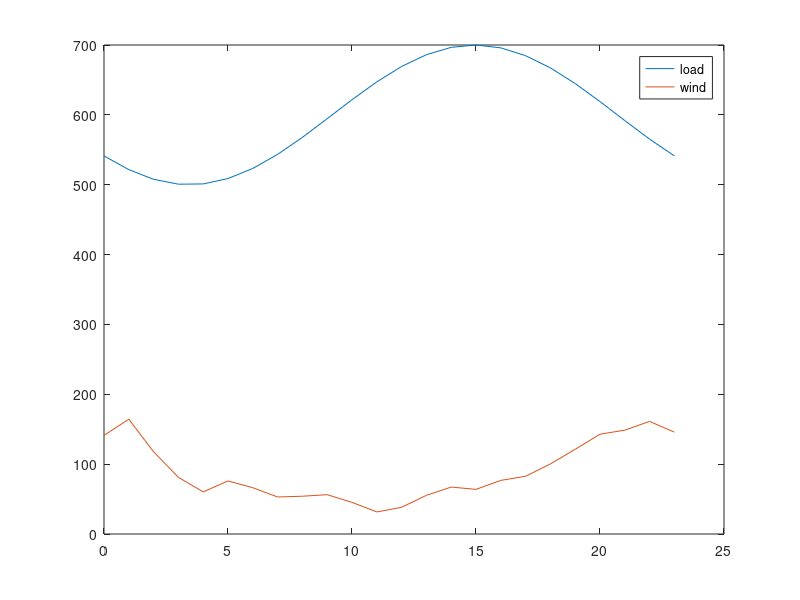

MATLAB code to generate this figure: (Note: this script raises an error after producing the figure.)
clear all

% Runs simulation for the lifetime of the battery

%% Tunables 

life=24480; %this will need to be changed with degradation
Endlife_cap = 0.5;
Starting_cap = 0.8;
Simu_interval = 720; % one month for degredation interval

ESCap = 20; % MW
ESallowed = 0.8;

k_dollar_coal = 2.37; % dollar/mmbtu, 2014: 2.37, 2017: 2.22
k_dollar_gas = 5.00; % dollar/mmbtu, 2014: 5.00, 2017: 3.67

%emissions factors
k_coal = 206*0.453592; % CO2 kg/mmbtu 
k_gas = 117*0.453592; % CO2 kg/mmbtu 
k_coal_nox = 0.227*0.453592;
k_gas_nox = 0.116*0.453592;
k_coal_so2 = 0.15713*0.453592;
k_gas_so2 = 0.001*0.453592;

k_co2=[k_coal,k_coal,k_gas,k_gas]; % for heavy coal
k_nox=[k_coal_nox,k_coal_nox,k_gas_nox,k_gas_nox]; % for heavy coal
k_so2=[k_coal_so2,k_coal_so2,k_gas_so2,k_gas_so2]; % for heavy coal

k_dollar=[k_dollar_coal,k_dollar_coal,k_dollar_gas,k_dollar_gas]; % for heavy coal

Flag_wind=1; % 0 for no renewables 1 for renewables
Flag_solar=0;
t_vec = [0:23]';
load_profile = 100*sin(linspace(-0.8*pi,1.2*pi,length(t_vec)))+600;

%wind bellow
wind = Flag_wind*[141.1454209 164.3588944 117.67492 81.14462355 60.24906746 75.97386229 66.24155752 53.00033944 54.0897504 56.28039471 45.30936663 31.58459838 38.24235306 55.3985323 67.19698144 63.89313544 76.75370188 82.61862694 100.3076893 121.2392963 142.839525 148.6643123 161.1639311 145.8123442]; % wind
%solar bellow
solar = Flag_solar*[0 0 0 0 0 0 0 0 2.761714555 187.1547077 307.7808614 260.2846929 282.7520984 260.9285882 373.699438 294.5867518 181.2343721 0 0 0 0 0 0 0];

wind_profile=(wind+solar);

figure
plot(t_vec,load_profile,t_vec,wind_profile);
legend('load','wind')
fname = 'C:/filepath';
saveas(gca, fullfile(fname,'load'),'fig');

%%
up_min_vec = [12,12,4,4];
down_min_vec = [12,12,4,4];

alpha_load = 0.03;
alpha_wind = 0.05;

mpc = loadcase('case_yl9bus');
baseMVA = mpc.baseMVA;

% Change line constraints
mpc.branch(:,6) = 1000*ones(size(mpc.branch,1),1);

% Change generator limits (ineq, linear)
mpc.gen(1:4,9:10) = [340,136;300,120;80,32;80,32];

%(rows, columns)

%% Calculating coal cost curves
coef_Hunter_3 = [0.0144,21.077,9080,117483];  % Input/output curve, y(1000 Btu/h), x(MW)
x_Hunter = (10:1:100)';
y_Hunter = polyval(coef_Hunter_3,x_Hunter);

coef_Hunter_2 = polyfit(x_Hunter,y_Hunter,2);
y_Hunter_fit = polyval(coef_Hunter_2,x_Hunter);

coef_Hunter_cost = coef_Hunter_2*k_dollar_coal*10^(-3);
cost_Hunter = polyval(coef_Hunter_cost,x_Hunter);

Hunter_max = 100;

g1_max=mpc.gen(1,9);
g2_max=mpc.gen(2,9);

g1_ratio=g1_max/Hunter_max;
g2_ratio=g2_max/Hunter_max;

g1_cost=[coef_Hunter_cost(1)/g1_ratio,coef_Hunter_cost(2),coef_Hunter_cost(3)*g1_ratio];
g2_cost=[coef_Hunter_cost(1)/g2_ratio,coef_Hunter_cost(2),coef_Hunter_cost(3)*g2_ratio];

%% Calculating gas cost curves
coef_Moss_3 = [-0.0013,2.955,6561.2,662025];  % Input/output curve, y(1000 Btu/h), x(MW)
x_Moss = (10:10:750)'; % MW
y_Moss = polyval(coef_Moss_3,x_Moss); % 1000 Btu/h

coef_Moss_2 = polyfit(x_Moss,y_Moss,2); %fits a polynomial line of 2 degrees (Ax^2+Bx+C)
y_Moss_fit = polyval(coef_Moss_2,x_Moss); %uses the two polynominal line to create a new line

coef_Moss_cost = coef_Moss_2*k_dollar_gas*10^(-3);
cost_Moss = polyval(coef_Moss_cost,x_Moss);

Moss_max = 750;

g3_max=mpc.gen(3,9);
g4_max=mpc.gen(4,9);

g3_ratio=g3_max/Moss_max;
g4_ratio=g4_max/Moss_max;

g3_cost = [coef_Moss_cost(1)/g3_ratio,coef_Moss_cost(2),coef_Moss_cost(3)*g3_ratio];
g4_cost = [coef_Moss_cost(1)/g4_ratio,coef_Moss_cost(2),coef_Moss_cost(3)*g4_ratio];

%%
mpc.gencost(1,5:7) = g1_cost; 
mpc.gencost(2,5:7) = g2_cost;
mpc.gencost(3,5:7) = g3_cost;
mpc.gencost(4,5:7) = g4_cost;

%%
% Change reserve cost
Rcost = [9;10;4;4;9;10;4;4]*baseMVA;

c_on = [5.61*mpc.gen(1,9)+7.5*mpc.gen(1,9)*k_dollar_coal;5.61*mpc.gen(2,9)+7.5*mpc.gen(2,9)*k_dollar_coal;
    3.99*mpc.gen(3,9)+3.67*mpc.gen(3,9)*k_dollar_gas;3.99*mpc.gen(4,9)+3.67*mpc.gen(4,9)*k_dollar_gas]; % $ per occurance

c_off = [5.61*mpc.gen(1,9);5.61*mpc.gen(2,9);3.99*mpc.gen(3,9);3.99*mpc.gen(4,9)]; % $ per occurance
c_rES = 0.1;

mileage = 7.364;
eff=0.9;
Rinc=0.04; 
EOL_eff=1-(1-eff)*(Rinc+1);
eff_loss=(eff-EOL_eff)/life*24*30; 

%% prepare

Current_cap = Starting_cap;
Current_t = 0;
tvec = [];
co2_vec = [];
so2_vec = [];
nox_vec = [];
cap_vec = [];
coal_vec=[];
gas_vec=[];
F_coal=[];
F_gas=[];
g1_nES=[];
g2_nES=[];
g3_nES=[];
g4_nES=[];
g1=[];
g2=[];
g3=[];
g4=[];
g1_vec=[];
g2_vec=[];
g3_vec=[];
g4_vec=[];
BaseLoad = 143+159+198; 

n_interval = length(t_vec);
n_generator = 4;
n_wind = 1;
n_reserve = 4;
n_ES = 1;
n_branch = 9;
n_bus = 9;

%% cost
cost_coef = mpc.gencost(1:4,5:7);
Q_gen = diag(cost_coef(:,1))*baseMVA^2; %making cost in 1st column of cost_coef into the diagonal of a 4x4
c_gen = cost_coef(:,2)*baseMVA;
c_gen_c = cost_coef(:,3);
c_reserve = Rcost(1:n_reserve)*2;

CrES = zeros(n_bus,1);
CrES(8,1) = 1; 

% power flow (eq, linear)
Bmatrix = zeros(n_bus,n_bus);
branch_info = mpc.branch;
for i = 1:n_branch
    ind_i = branch_info(i,1);
    ind_j = branch_info(i,2);
    bij = 1/branch_info(i,4);
    Bmatrix(ind_i,ind_j) = -bij;
    Bmatrix(ind_j,ind_i) = -bij;
end

Bmatrix = Bmatrix + diag(-sum(Bmatrix,2));

bus_info = mpc.bus;

Cg = zeros(n_bus,n_generator);
Cg(1,1) = 1;
Cg(2,2) = 1;
Cg(3,3) = 1;
Cg(6,4) = 1;

Cw = zeros(n_bus,n_wind);
Cw(8,1) = 1;

% generator limits (ineq, linear)
gen_limits = mpc.gen(1:4,9:10)/baseMVA;

% line constraints (ineq, linear)
Smax = mpc.branch(:,6)/baseMVA;

Bline = zeros(n_branch,n_branch);
for i = 1:n_branch
    ind_i = branch_info(i,1);
    ind_j = branch_info(i,2);
    bij = 1/branch_info(i,4);
    Bline(i,ind_i) = bij;
    Bline(i,ind_j) = -bij;
end

% prepare for cvx
Q_gen_cvx = [];
c_gen_cvx = [];
c_gen_c_cvx = [];
c_reserve_cvx = [];
c_on_cvx = [];
c_off_cvx = [];
c_rES_cvx = [];
Cg_cvx = [];
Cw_cvx = [];
CrES_cvx = [];
Bmatrix_cvx = [];
Sd_cvx = [];
gen_max_cvx = [];
gen_min_cvx = [];
wind_forecast_cvx = [];
Smax_cvx = [];
Bline_cvx = [];


for i = 1:n_interval 
    
    % Change loads
    loadamp = load_profile(i)/BaseLoad;
    mpc.bus(:,3:4) = loadamp*bus_info(:,3:4);
    Sd =mpc.bus(:,3)/baseMVA;
    
    % Change generator bounds
    wind_forecast = wind_profile(i);
    mpc.gen(5,9:10) = [wind_forecast,0]; % wind
    
    % Matrices
    Q_gen_cvx = blkdiag(Q_gen_cvx,Q_gen);
    c_gen_cvx = [c_gen_cvx;c_gen];
    c_gen_c_cvx = [c_gen_c_cvx;c_gen_c];
    c_reserve_cvx = [c_reserve_cvx;c_reserve];
    c_on_cvx = [c_on_cvx;c_on];
    c_off_cvx = [c_off_cvx;c_off];
    c_rES_cvx = [c_rES_cvx;c_rES];
    
    Cg_cvx = blkdiag(Cg_cvx,Cg);
    Cw_cvx = blkdiag(Cw_cvx,Cw);
    CrES_cvx = blkdiag(CrES_cvx,CrES);
    Bmatrix_cvx = blkdiag(Bmatrix_cvx,Bmatrix);
    Sd_cvx = [Sd_cvx;Sd];
    
    gen_max_cvx = [gen_max_cvx;gen_limits(:,1)];
    gen_min_cvx = [gen_min_cvx;gen_limits(:,2)];
    wind_forecast_cvx = [wind_forecast_cvx;wind_forecast];
    
    Smax_cvx = [Smax_cvx;Smax];
    Bline_cvx = blkdiag(Bline_cvx,Bline);
    
end

cvx_begin

variables p(n_generator*n_interval) pw(n_wind*n_interval) theta(n_bus*n_interval) r(n_reserve*n_interval)
variable u(n_generator*n_interval) binary
variable v(n_generator*n_interval) binary
variable w(n_generator*n_interval) binary

minimize (quad_form(p,Q_gen_cvx) + c_gen_cvx'*p + c_reserve_cvx'*r + c_on_cvx'*v + c_off_cvx'*w + c_gen_c_cvx'*u)

subject to
-Cg_cvx*p - Cw_cvx*pw + Bmatrix_cvx*theta + Sd_cvx == 0
p + r <= gen_max_cvx.*u
p - r >= gen_min_cvx.*u
0 <= pw <= wind_forecast_cvx/baseMVA

for i = 1:n_interval
    theta_i = theta((i-1)*n_bus+1:i*n_bus);
    u_i = u((i-1)*n_generator+1:i*n_generator);
    -Smax <= Bline*theta((i-1)*n_bus+1:i*n_bus) <= Smax
    
    theta((i-1)*n_bus+1) == 0
    r_i = r((i-1)*n_reserve+1:i*n_reserve);
    r_demand_i = alpha_wind*pw(i)+alpha_load*load_profile(i)/baseMVA;
    sum(r_i) >= r_demand_i
end

r >= 0

u_0_length = max(max(up_min_vec),max(down_min_vec))+1;
u_0 = ones(n_generator*u_0_length,1); % assume all generator on in the previous period
u_extend = [u_0;u];

for k = 1:n_generator
    up_min = up_min_vec(k);
    down_min = down_min_vec(k);
    for i = 2:(n_interval+u_0_length)
        u_i = u_extend((i-1)*n_generator+k);
        u_iminus = u_extend((i-2)*n_generator+k);
        if (n_interval+u_0_length-i) >= down_min
            for j = 1:down_min-1
                u_j = u_extend((i-1+j)*n_generator+k);
                u_iminus - u_i + u_j <= 1
            end
        else
            for j = 1:(n_interval+u_0_length-i)
                u_j = u_extend((i-1+j)*n_generator+k);
                u_iminus - u_i + u_j <= 1
            end
        end
        if (n_interval+u_0_length-i) >= up_min
            for j = 1:up_min-1
                u_j = u_extend((i-1+j)*n_generator+k);
                -u_iminus + u_i - u_j <= 0
            end
        else
            for j = 1:(n_interval+u_0_length-i)
                u_j = u_extend((i-1+j)*n_generator+k);
                -u_iminus + u_i - u_j <= 0
            end
        end
    end
end

for i = 1:n_interval
    u_i = u((i-1)*n_generator+1:i*n_generator);
    if i == 1
        u_iminus = u_0(end-3:end);
    else
        u_iminus = u((i-2)*n_generator+1:(i-1)*n_generator);
    end
    v_i = v((i-1)*n_generator+1:i*n_generator);
    w_i = w((i-1)*n_generator+1:i*n_generator);
    -u_iminus + u_i - v_i <= 0
    u_iminus - u_i - w_i <= 0
end

cvx_end

p_noES = p;
pw_noES = pw;
r_noES = r;
u_noES = u;
v_noES = v;
w_noES = w;

d=1;

while Current_cap > Endlife_cap
    
    Current_t;
    
    if (Current_t) == 0
        Current_cap;
    else
        Current_cap = Starting_cap-(1-f_BatteryDegrade_Xu(Current_t))
    end
    tvec = [tvec;Current_t];
    cap_vec = [cap_vec;Current_cap];
    Current_t = Current_t + Simu_interval %simulation interval needs to be converted from hours to days
    
    ESavailable = ESCap*Current_cap*ESallowed/2; %%% this should just be ESCap
    maxES = ESavailable/baseMVA;
    
    
    %%
    
    clearvars p pw theta r u v w
    
    cvx_begin
    
    variables p(n_generator*n_interval) pw(n_wind*n_interval) theta(n_bus*n_interval) r(n_reserve*n_interval) rES(n_ES*n_interval)
    variable u(n_generator*n_interval) binary
    variable v(n_generator*n_interval) binary
    variable w(n_generator*n_interval) binary
    
    minimize (quad_form(p,Q_gen_cvx) + c_gen_cvx'*p + c_reserve_cvx'*r + c_on_cvx'*v + c_off_cvx'*w + c_rES_cvx'*rES + c_gen_c_cvx'*u)
    
    beta = mileage/24*(1-eff);
    eff=eff-eff_loss;
    
    subject to
    -Cg_cvx*p - Cw_cvx*pw + Bmatrix_cvx*theta + Sd_cvx + CrES_cvx*rES*beta == 0
    p + r <= gen_max_cvx.*u
    p - r >= gen_min_cvx.*u
    0 <= pw <= wind_forecast_cvx/baseMVA
    
    for i = 1:n_interval
        theta_i = theta((i-1)*n_bus+1:i*n_bus);
        u_i = u((i-1)*n_generator+1:i*n_generator);
        -Smax <= Bline*theta((i-1)*n_bus+1:i*n_bus) <= Smax
        
        theta((i-1)*n_bus+1) == 0
        r_i = r((i-1)*n_reserve+1:i*n_reserve);
        rES_i = rES((i-1)*n_ES+1:i*n_ES);
        r_demand_i = alpha_wind*pw(i)+alpha_load*load_profile(i)/baseMVA;
        sum(r_i) + sum(rES_i) >= r_demand_i
    end
    
    r >= 0
    0 <= rES <= maxES
    
    u_0_length = max(max(up_min_vec),max(down_min_vec))+1;
    u_0 = ones(n_generator*u_0_length,1); % assume all generator on in the previous period
    u_extend = [u_0;u];
    for k = 1:n_generator
        up_min = up_min_vec(k);
        down_min = down_min_vec(k);
        for i = 2:(n_interval+u_0_length)
            u_i = u_extend((i-1)*n_generator+k);
            u_iminus = u_extend((i-2)*n_generator+k);
            if (n_interval+u_0_length-i) >= down_min
                for j = 1:down_min-1
                    u_j = u_extend((i-1+j)*n_generator+k);
                    u_iminus - u_i + u_j <= 1
                end
            else
                for j = 1:(n_interval+u_0_length-i)
                    u_j = u_extend((i-1+j)*n_generator+k);
                    u_iminus - u_i + u_j <= 1;
                end
            end
            if (n_interval+u_0_length-i) >= up_min
                for j = 1:up_min-1
                    u_j = u_extend((i-1+j)*n_generator+k);
                    -u_iminus + u_i - u_j <= 0
                end
            else
                for j = 1:(n_interval+u_0_length-i)
                    u_j = u_extend((i-1+j)*n_generator+k);
                    -u_iminus + u_i - u_j <= 0
                end
            end
        end
    end
    
    for i = 1:n_interval
        u_i = u((i-1)*n_generator+1:i*n_generator);
        if i == 1
            u_iminus = u_0(end-3:end);
        else
            u_iminus = u((i-2)*n_generator+1:(i-1)*n_generator);
        end
        v_i = v((i-1)*n_generator+1:i*n_generator);
        w_i = w((i-1)*n_generator+1:i*n_generator);
        -u_iminus + u_i - v_i <= 0
        u_iminus - u_i - w_i <= 0
    end
    
    cvx_end
    
    
    for i = 1:n_interval
        
        p_i = p_noES((i-1)*n_generator+1:i*n_generator);%generation
        p1_noES(i,1) = p_i(1);
        p2_noES(i,1) = p_i(2);
        p3_noES(i,1) = p_i(3);
        p4_noES(i,1) = p_i(4);
        
        u_i = u_noES((i-1)*n_generator+1:i*n_generator);
        u1_noES(i,1) = u_i(1);
        u2_noES(i,1) = u_i(2);
        u3_noES(i,1) = u_i(3);
        u4_noES(i,1) = u_i(4);
        
        r_i = r_noES((i-1)*n_generator+1:i*n_generator);%reserves
        r1_noES(i,1) = r_i(1);
        r2_noES(i,1) = r_i(2);
        r3_noES(i,1) = r_i(3);
        r4_noES(i,1) = r_i(4);
        
    end
    
    for i = 1:n_interval
        
        p_i = p((i-1)*n_generator+1:i*n_generator);
        p1(i,1) = p_i(1);
        p2(i,1) = p_i(2);
        p3(i,1) = p_i(3);
        p4(i,1) = p_i(4);
        
        u_i = u((i-1)*n_generator+1:i*n_generator);
        u1(i,1) = u_i(1);
        u2(i,1) = u_i(2);
        u3(i,1) = u_i(3);
        u4(i,1) = u_i(4);
        
        r_i = r((i-1)*n_generator+1:i*n_generator);
        r1(i,1) = r_i(1);
        r2(i,1) = r_i(2);
        r3(i,1) = r_i(3);
        r4(i,1) = r_i(4);
        
    end
    
    if (Current_t)==720
    figure 
    subplot(3,2,1)
    plot(t_vec,p1_noES*baseMVA,'-o',t_vec,p1*baseMVA,'--x','MarkerSize',3)
    hline = refline([0 136]);
    hline.Color='k';
    hline.LineStyle='--';
    hline = refline([0 340]);
    hline.Color='k';
    hline.LineStyle='--';
    legend('w/o ES','w ES','Location','northoutside','Orientation','Horizontal')
    xlim([0,23])

    ylabel('G1 MW (Coal)')
    subplot(3,2,2)
    plot(t_vec,p2_noES*baseMVA,'-o',t_vec,p2*baseMVA,'--x','MarkerSize',3)
    hline = refline([0 120]);
    hline.LineStyle='--';
    hline.Color='k';
    hline = refline([0 300]);
    hline.LineStyle='--';
    hline.Color='k';
    xlim([0,23])

    ylabel('G2 MW (Coal)')
    subplot(3,2,3)
    plot(t_vec,p3_noES*baseMVA,'-o',t_vec,p3*baseMVA,'--x','MarkerSize',3)
    hline = refline([0 80]);
    hline.LineStyle='--';
    hline.Color='k';
    hline = refline([0 32]);
    hline.LineStyle='--';
    hline.Color='k';
    xlim([0,23])

    ylabel('G3 MW (NG)')
    subplot(3,2,4)
    plot(t_vec,p4_noES*baseMVA,'-o',t_vec,p4*baseMVA,'--x','MarkerSize',3)
    hline = refline([0 80]);
    hline.LineStyle='--';
    hline.Color='k';
    hline = refline([0 32]);
    hline.LineStyle='--';
    hline.Color='k';
    xlim([0,23])

    ylabel('G4 MW (NG)')
    subplot(3,2,5)
    plot(t_vec,pw_noES*baseMVA,'-o',t_vec,pw*baseMVA,'--x','MarkerSize',3)
    xlim([0,23])

    ylabel('Renewable MW')
    xlabel('Hours')
    saveas(gca, fullfile(fname,'Dispatch_Init'),'fig');

    figure %7
    subplot(3,2,1)
    plot(t_vec,r1_noES*baseMVA,'-o',t_vec,r1*baseMVA,'--x','MarkerSize',3)
    legend('w/o ES','w ES','Location','northoutside','Orientation','Horizontal')
    title('Reserve dispatch (MW)')
    xlim([0,23])

    ylabel('G1 MW (Coal)')
    subplot(3,2,2)
    plot(t_vec,r2_noES*baseMVA,'-o',t_vec,r2*baseMVA,'--x','MarkerSize',3)
    xlim([0,23])

    ylabel('G2 MW (Coal)')
    subplot(3,2,3)
    plot(t_vec,r3_noES*baseMVA,'-o',t_vec,r3*baseMVA,'--x','MarkerSize',3)
    xlim([0,23])

    ylabel('G3 MW (NG)')
    subplot(3,2,4)
    plot(t_vec,r4_noES*baseMVA,'-o',t_vec,r4*baseMVA,'--x','MarkerSize',3)
    xlim([0,23])

    ylabel('G4 MW (NG)')
    subplot(3,2,5)
    plot(t_vec,zeros(length(t_vec),1),'-o',t_vec,rES*baseMVA,'--x','MarkerSize',3)
    xlim([0,23])

    ylabel('Battery MW')
    xlabel('Hours')
    saveas(gca, fullfile(fname,'Reserve_Init'),'fig');
    end
    
    co2_total_noES = [];
    so2_total_noES = [];
    nox_total_noES = [];
    cost_p_noES = [];
    cost_r_noES = [];
    cost_total_noES = [];
    gen1=[];
    gen2=[];
    gen3=[];
    gen4=[];
    gen1_noES=[];
    gen2_noES=[];
    gen3_noES=[];
    gen4_noES=[];
    Fuel_coal_noES = [];
    Fuel_gas_noES = [];
    
    for i = 1:length(t_vec) 
        
        p_1 = p1_noES(i)*baseMVA;
        p_2 = p2_noES(i)*baseMVA;
        p_3 = p3_noES(i)*baseMVA;
        p_4 = p4_noES(i)*baseMVA;
        
        gen1_nES(i)=p_1;
        gen2_nES(i)=p_2;
        gen3_nES(i)=p_3;
        gen4_nES(i)=p_4;
                
        cost_1 = polyval(mpc.gencost(1,5:7),p_1);
        cost_2 = polyval(mpc.gencost(2,5:7),p_2);
        cost_3 = polyval(mpc.gencost(3,5:7),p_3);
        cost_4 = polyval(mpc.gencost(4,5:7),p_4);
        
        cost_p_noES(i,1) = cost_1 + cost_2 + cost_3 + cost_4;
        
        r_i = r_noES((i-1)*n_reserve+1:i*n_reserve);
        cost_r_noES(i,1) = c_reserve'*r_i;
        
        cost_total_noES(i,1) = cost_p_noES(i,1) + cost_r_noES(i,1);
        
        Fuel1 = cost_1/k_dollar(1,1); %MMBtu
        Fuel2 = cost_2/k_dollar(1,2);
        Fuel3 = cost_3/k_dollar(1,3);
        Fuel4 = cost_4/k_dollar(1,4);
        
        co2_1 = cost_1/k_dollar(1,1)*k_co2(1,1);
        co2_2 = cost_2/k_dollar(1,2)*k_co2(1,2);
        co2_3 = cost_3/k_dollar(1,3)*k_co2(1,3);
        co2_4 = cost_4/k_dollar(1,4)*k_co2(1,4);
        
        so2_1 = cost_1/k_dollar(1,1)*k_so2(1,1);
        so2_2 = cost_2/k_dollar(1,2)*k_so2(1,2);
        so2_3 = cost_3/k_dollar(1,3)*k_so2(1,3);
        so2_4 = cost_4/k_dollar(1,4)*k_so2(1,4);
        
        nox_1 = cost_1/k_dollar(1,1)*k_nox(1,1);
        nox_2 = cost_2/k_dollar(1,2)*k_nox(1,2);
        nox_3 = cost_3/k_dollar(1,3)*k_nox(1,3);
        nox_4 = cost_4/k_dollar(1,4)*k_nox(1,4);
        
        if (p_1<1)
            Fuel1=0;
            co2_1=0;
            so2_1=0;
            nox_1=0;
        end
        if (p_2<1)
            Fuel2=0;
            co2_2=0;
            so2_2=0;
            nox_2=0;
        end
        if (p_3<1)
            Fuel3=0;
            co2_3=0;
            so2_3=0;
            nox_3=0;
        end
        if (p_4<1)
            Fuel4=0;
            co2_4=0;
            so2_4=0;
            nox_4=0;
        end
        
        co2_p = co2_1+co2_2+co2_3+co2_4;
        so2_p = so2_1+so2_2+so2_3+so2_4;
        nox_p = nox_1+nox_2+nox_3+nox_4;
        
        coal_p = Fuel1+Fuel2;
        gas_p = Fuel3 + Fuel4;
        
        co2_total_noES(i,1) = co2_p; %represents a day's worth of emissions
        so2_total_noES(i,1) = so2_p; %represents a day's worth of emissions
        nox_total_noES(i,1) = nox_p; %represents a day's worth of emissions
        Fuel_coal_noES(i,1) = coal_p;
        Fuel_gas_noES(i,1) = gas_p;
        Fuel_G1_noES(i,1) = Fuel1;
        Fuel_G2_noES(i,1) = Fuel2;
        Fuel_G3_noES(i,1) = Fuel3;
        Fuel_G4_noES(i,1) = Fuel4;
    end
    
    g1_nES(d)=sum(gen1_nES);
    g2_nES(d)=sum(gen2_nES);
    g3_nES(d)=sum(gen3_nES);
    g4_nES(d)=sum(gen4_nES);
    f1_nES(d)=sum(Fuel_G1_noES);
    f2_nES(d)=sum(Fuel_G2_noES);
    f3_nES(d)=sum(Fuel_G3_noES);
    f4_nES(d)=sum(Fuel_G4_noES);
    
    co2_total = [];
    so2_total = [];
    nox_total = [];
    cost_p = [];
    cost_r = [];
    cost_total = [];
    Fuel_coal = [];
    Fuel_gas = [];

    
    for i = 1:length(t_vec)
        
        p_1 = p1(i)*baseMVA;
        p_2 = p2(i)*baseMVA;
        p_3 = p3(i)*baseMVA;
        p_4 = p4(i)*baseMVA;
        
        gen1(i)=p_1;
        gen2(i)=p_2;
        gen3(i)=p_3;
        gen4(i)=p_4;
        
        cost_1 = polyval(mpc.gencost(1,5:7),p_1);
        cost_2 = polyval(mpc.gencost(2,5:7),p_2);
        cost_3 = polyval(mpc.gencost(3,5:7),p_3);
        cost_4 = polyval(mpc.gencost(4,5:7),p_4);
        
        cost_p(i,1) = cost_1 + cost_2 + cost_3 + cost_4;
        
        r_i = r((i-1)*n_reserve+1:i*n_reserve);
        cost_r(i,1) = c_reserve'*r_i;
        
        cost_total(i,1) = cost_p(i,1) + cost_r(i,1);
        
        co2_1 = cost_1/k_dollar(1,1)*k_co2(1,1);
        co2_2 = cost_2/k_dollar(1,2)*k_co2(1,2);
        co2_3 = cost_3/k_dollar(1,3)*k_co2(1,3);
        co2_4 = cost_4/k_dollar(1,4)*k_co2(1,4);
        
        so2_1 = cost_1/k_dollar(1,1)*k_so2(1,1);
        so2_2 = cost_2/k_dollar(1,2)*k_so2(1,2);
        so2_3 = cost_3/k_dollar(1,3)*k_so2(1,3);
        so2_4 = cost_4/k_dollar(1,4)*k_so2(1,4);
        
        nox_1 = cost_1/k_dollar(1,1)*k_nox(1,1);
        nox_2 = cost_2/k_dollar(1,2)*k_nox(1,2);
        nox_3 = cost_3/k_dollar(1,3)*k_nox(1,3);
        nox_4 = cost_4/k_dollar(1,4)*k_nox(1,4);
        
        Fuel1 = cost_1/k_dollar(1,1); %MMBtu
        Fuel2 = cost_2/k_dollar(1,2);
        Fuel3 = cost_3/k_dollar(1,3);
        Fuel4 = cost_4/k_dollar(1,4);
        
        if (p_1<1)
            Fuel1=0;
            co2_1=0;
            so2_1=0;
            nox_1=0;
        end
        if (p_2<1)
            Fuel2=0;
            co2_2=0;
            so2_2=0;
            nox_2=0;
        end
        if (p_3<1)
            Fuel3=0;
            co2_3=0;
            so2_3=0;
            nox_3=0;
        end
        if (p_4<1)
            Fuel4=0;
            co2_4=0;
            so2_4=0;
            nox_4=0;
        end
        
        co2_p = co2_1+co2_2+co2_3+co2_4;
        so2_p = so2_1+so2_2+so2_3+so2_4;
        nox_p = nox_1+nox_2+nox_3+nox_4;
        
        coal_p = Fuel1+Fuel2;
        gas_p = Fuel3 + Fuel4; 

        co2_total(i,1) = co2_p;
        so2_total(i,1) = so2_p;
        nox_total(i,1) = nox_p;
        Fuel_coal(i,1) = coal_p;
        Fuel_gas(i,1) = gas_p;
        Fuel_G1(i,1) = Fuel1;
        Fuel_G2(i,1) = Fuel2;
        Fuel_G3(i,1) = Fuel3;
        Fuel_G4(i,1) = Fuel4;
        

    end
    
    g1(d)=sum(gen1);
    g2(d)=sum(gen2);
    g3(d)=sum(gen3);
    g4(d)=sum(gen4);
    f1(d)=sum(Fuel_G1);
    f2(d)=sum(Fuel_G2);
    f3(d)=sum(Fuel_G3);
    f4(d)=sum(Fuel_G4);
    d=d+1;
    
    F_coal_delta = sum(Fuel_coal)-sum(Fuel_coal_noES); %total for one day in each month
    F_gas_delta = sum(Fuel_gas)-sum(Fuel_gas_noES); %total for one day in each month
    co2_delta = sum(co2_total) - sum(co2_total_noES);
    so2_delta = sum(so2_total) - sum(so2_total_noES);
    nox_delta = sum(nox_total) - sum(nox_total_noES);
    g1_delta=sum(g1)-sum(g1_nES);
    g2_delta=sum(g2)-sum(g2_nES);
    g3_delta=sum(g3)-sum(g3_nES);
    g4_delta = sum(g4)-sum(g4_nES);
    
    coal_vec = [coal_vec;F_coal_delta];
    gas_vec = [gas_vec;F_gas_delta];
    co2_vec = [co2_vec;co2_delta];
    so2_vec = [so2_vec;so2_delta];
    nox_vec = [nox_vec;nox_delta];% positive if ES increased emissions
    g1_vec = [g1_vec;g1_delta];
    g2_vec = [g2_vec;g2_delta];
    g3_vec = [g3_vec;g3_delta];
    g4_vec = [g4_vec;g4_delta];
 
    curt_ES = sum(pw*baseMVA)/sum(wind_profile)
    curt_noES = sum(pw_noES*baseMVA)/sum(wind_profile)

    if (Current_t)==720
    figure 
    subplot(2,2,1)
    plot(t_vec,Fuel_G1_noES,'-o',t_vec,Fuel_G1,'--x','MarkerSize',3)
    legend('w/o ES','w ES','Location','northoutside','Orientation','Horizontal')
    title('Fuel (MMBtu)')
    xlim([0,23])
    ylabel('G1 MMBtu (Coal)')
    
    subplot(2,2,2)
    plot(t_vec,Fuel_G2_noES,'-o',t_vec,Fuel_G2,'--x','MarkerSize',3)
    xlim([0,23])
    ylabel('G2 MMBtu (Coal)')
    
    subplot(2,2,3)
    plot(t_vec,Fuel_G3_noES,'-o',t_vec,Fuel_G3,'--x','MarkerSize',3)
    xlim([0,23])
    ylabel('G3 MMBtu (NG)')
    
    subplot(2,2,4)
    plot(t_vec,Fuel_G4_noES,'-o',t_vec,Fuel_G4,'--x','MarkerSize',3)
    xlim([0,23])
    ylabel('G4 MMBtu (NG)')
    saveas(gca, fullfile(fname,'Fuel_Init'),'fig');
    end
end
%%

    figure 
    subplot(3,2,1)
    plot(t_vec,p1_noES*baseMVA,'-o',t_vec,p1*baseMVA,'--x','MarkerSize',3)
    legend('w/o ES','w ES','Location','northoutside','Orientation','Horizontal')
    title('Generator dispatch (MW)')
    hline = refline([0 136]);
    hline.Color='k';
    hline.LineStyle='--';
    hline = refline([0 340]);
    hline.Color='k';
    hline.LineStyle='--';
    xlim([0,23])
    ylabel('G1 MW (Coal)')
    
    subplot(3,2,2)
    plot(t_vec,p2_noES*baseMVA,'-o',t_vec,p2*baseMVA,'--x','MarkerSize',3)
    xlim([0,23])
    hline = refline([0 120]);
    hline.LineStyle='--';
    hline.Color='k';
    hline = refline([0 300]);
    hline.LineStyle='--';
    hline.Color='k';
    ylabel('G2 MW (Coal)')
    
    subplot(3,2,3)
    plot(t_vec,p3_noES*baseMVA,'-o',t_vec,p3*baseMVA,'--x','MarkerSize',3)
    xlim([0,23])
    hline = refline([0 80]);
    hline.LineStyle='--';
    hline.Color='k';
    hline = refline([0 32]);
    hline.LineStyle='--';
    hline.Color='k';
    ylabel('G3 MW (NG)')
    xlabel('Hours')
    
    subplot(3,2,4)
    plot(t_vec,p4_noES*baseMVA,'-o',t_vec,p4*baseMVA,'--x','MarkerSize',3)
    hline = refline([0 80]);
    hline.LineStyle='--';
    hline.Color='k';
    hline = refline([0 32]);
    hline.LineStyle='--';
    hline.Color='k';
    xlim([0,23])
    ylabel('G4 MW (NG)')
    xlabel('Hours')
    
    subplot(3,2,5)
    plot(t_vec,pw_noES*baseMVA,'-o',t_vec,pw*baseMVA,'--x','MarkerSize',3)
    xlim([0,23])
    ylabel('Renewable MW')
    xlabel('Hours')
    saveas(gca, fullfile(fname,'Dispatch_Final'),'fig');
   
 
    figure
    subplot(3,2,1)
    plot(t_vec,r1_noES*baseMVA,'-o',t_vec,r1*baseMVA,'--x','MarkerSize',3)
    legend('w/o ES','w ES','Location','northoutside','Orientation','Horizontal')
    title('Reserve dispatch (MW)')
    xlim([0,23])
    ylabel('G1 MW (Coal)')
    
    subplot(3,2,2)
    plot(t_vec,r2_noES*baseMVA,'-o',t_vec,r2*baseMVA,'--x','MarkerSize',3)
    xlim([0,23])
    ylabel('G2 MW (Coal)')
    
    subplot(3,2,3)
    plot(t_vec,r3_noES*baseMVA,'-o',t_vec,r3*baseMVA,'--x','MarkerSize',3)
    xlim([0,23])
    ylabel('G3 MW (NG)')
    
    subplot(3,2,4)
    plot(t_vec,r4_noES*baseMVA,'-o',t_vec,r4*baseMVA,'--x','MarkerSize',3)
    xlim([0,23])
    ylabel('G4 MW (NG)')
    
    subplot(3,2,5)
    plot(t_vec,zeros(length(t_vec),1),'-o',t_vec,rES*baseMVA,'--x','MarkerSize',3)
    xlim([0,23])
    ylabel('Battery MW')
    xlabel('Hours')
    saveas(gca, fullfile(fname,'Reserves_Final'),'fig');

total_co2 = sum(30*co2_vec)
total_so2 = sum(30*so2_vec)
total_nox = sum(30*nox_vec)
total_coal = sum(30*coal_vec)
total_gas = sum(30*gas_vec)
total_coal_MW=30*(sum(g1_vec)+sum(g2_vec))
total_gas_MW=30*(sum(g3_vec)+sum(g4_vec))

label={'2nd_Coal_W'};
impacts(1,:)=[total_co2,total_so2,total_nox,total_gas,total_coal,total_gas_MW,total_coal_MW];
xlswrite('impacts_Xu.xlsx',label,1,'A62')
xlswrite('impacts_Xu.xlsx',impacts,1,'B62')

%%
figure
plot(tvec,co2_vec,'-o','MarkerSize',4) % tvec is in hours not days
xlabel('Hours')
ylabel('CO_2 (kg)')
saveas(gca, fullfile(fname,'CO2'),'fig');

figure
plot(tvec,coal_vec,'-o',tvec,gas_vec,'-o','MarkerSize',4) % tvec is in hours not days
xlabel('Hours')
ylabel('Fuel (mmBtu)')
legend('Coal','Gas')
saveas(gca, fullfile(fname,'Fuel'),'fig');

figure
plot(tvec/24/30,g1,'-o',tvec/24/30,g2,'-o',tvec/24/30,g3,'-o',tvec/24/30,g4,'-o','MarkerSize',4)
legend('g1','g2','g3','g4')
xlabel('Months')
ylabel('Generation (MWh)')
saveas(gca, fullfile(fname,'Gen_ES'),'fig');

figure
plot(tvec/24/30,g1_nES,'-o',tvec/24/30,g2_nES,'-o',tvec/24/30,g3_nES,'-o',tvec/24/30,g4_nES,'-o','MarkerSize',4)
legend('g1_nES','g2_nES','g3_nES','g4_nES')
xlabel('Months')
ylabel('Generation (MWh)')
saveas(gca, fullfile(fname,'Gen_noES'),'fig');
